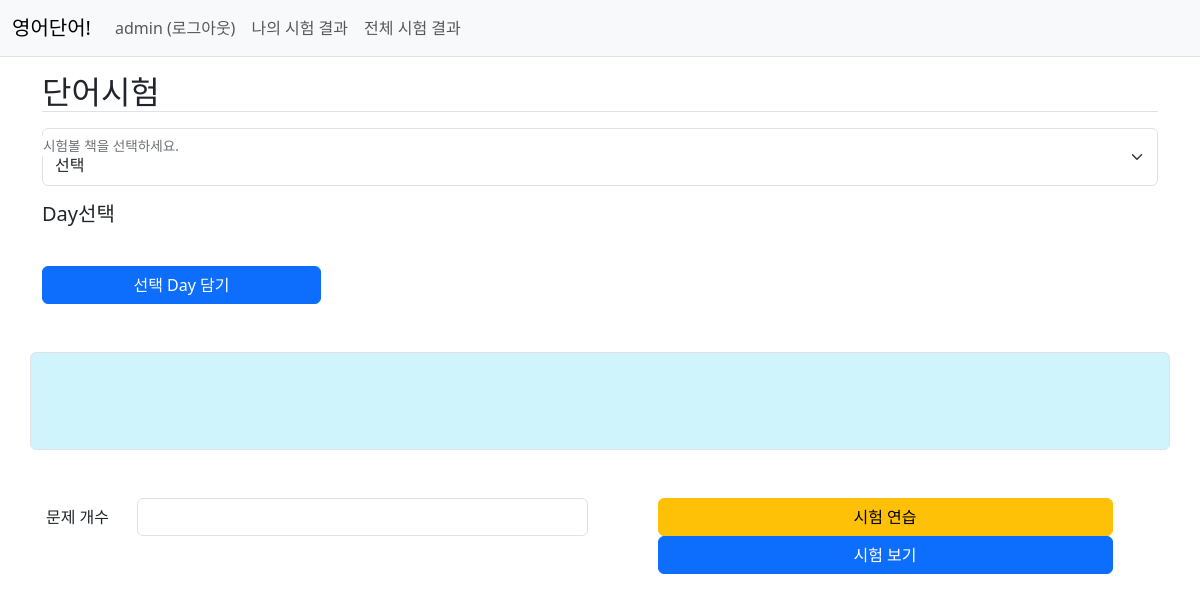
Page /word/test/index/4 (signed in) on the earlier database version.
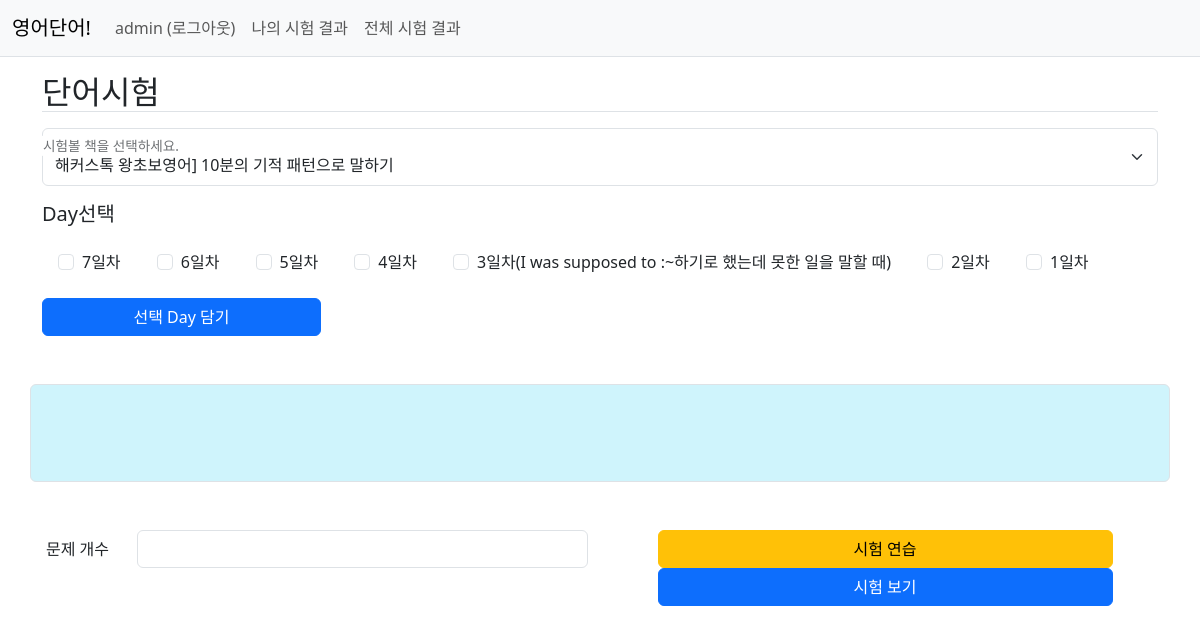
Same page on the later database version.
### word/models.py (models this page shows, shortened)
class Day(models.Model):
    book = models.ForeignKey(Book, on_delete=models.CASCADE)
    name = models.CharField(max_length=200)
    create_user = models.ForeignKey(User, on_delete=models.CASCADE)
    create_date = models.DateTimeField()

### word/views/test_views.py (the view)
# urls.py: path('test/index/<int:book_id>', test_views.test_index, name='test_index'),
@login_required(login_url='common:login')
def test_index(request, book_id):
    book_list = Book.objects.order_by('name')
    day_list = Day.objects.order_by('-id')
    context = {"book_id": book_id, "book_list": book_list, "day_list": day_list, "title_tag": '영어단어 시험 선택'}
    return render(request, 'word/test_index.html', context)

### templates/word/test_index.html (shortened to what this page needs)
{% extends 'base.html' %}
{% load pybo_filter %}
{% block content %}
<div class="container my-3">
    <div class="my-3">
        <h2 class="border-bottom col m5">단어시험</h2>
        <div class="row my-3">
            <div class="col form-floating">
                <select name="book" id="book" class="form-select"  aria-label="시험볼 책을 선택하세요.">
                    <option value="">선택</option>
                    {% for book in book_list %}
                    <option value="{{book.id}}"{% if book.id == book_id%} selected{%endif%}>{{book.name}}</option>
                    {% endfor %}
                </select>
                <label for="book" class="form-label">시험볼 책을 선택하세요.</label>
            </div>
        </div>
        <div class="book_days">
            <div class="row my-3">
                <h5 class="col-9">Day선택</h5>
            </div>
            {% for day in day_list %}
            <div class="form-check form-check-inline book_{{day.book.id}} ms-3 mb-2{%if day.book.id != book_id%} display_none{% endif %}">
                <input class="checked_days form-check-input" type="checkbox" data-book="{{day.book.name}}" data-day="{{day.name}}" value="{{day.id}}" id="day_{{day.id}}">
                <label class="form-check-label" for="day_{{day.id}}">
                {{day.name}}
                </label>
            </div>
            {% endfor %}
        </div>
        <button type="button" onclick="addSelectDays()" class="btn btn-primary col-3 mt-3">선택 Day 담기</button>
        <div class="row my-5 border p-5 alert alert-info">
        </div>
        <form id="test_form" action="{% url 'word:english_blank' %}" method="POST">
            <div class="row my-5">
                <div class="col text-center">
                    <div class="mb-3 row">
                        <label for="num_questions" class="col-sm-2 col-form-label">문제 개수</label>
                        <div class="col-sm-10">
                            <input type="text" class="form-control" id="num_questions" name="num_questions">
                        </div>
                    </div>
                </div>
                <div class="col text-center">
                    <button type="button" onclick="go_submit(false);" class="col-10 btn btn-warning">시험 연습</button>
                    <button type="button" onclick="go_submit(true);" class="col-10 btn btn-primary">시험 보기</button>
                </div>
            </div>
        </form>
    </div>
</div>
{% endblock %}

Differences in the rows shown:
added Day: name "7일차"
added Day: name "6일차"
added Day: name "5일차"
added Day: name "4일차"
added Day: name "3일차(I was supposed to :~하기로 했는데 못한 일을 말할 때)"
added Day: name "2일차"
added Day: name "1일차"
Other differences:
form field book: "선택" → "해커스톡 왕초보영어] 10분의 기적 패턴으로 말하기"
